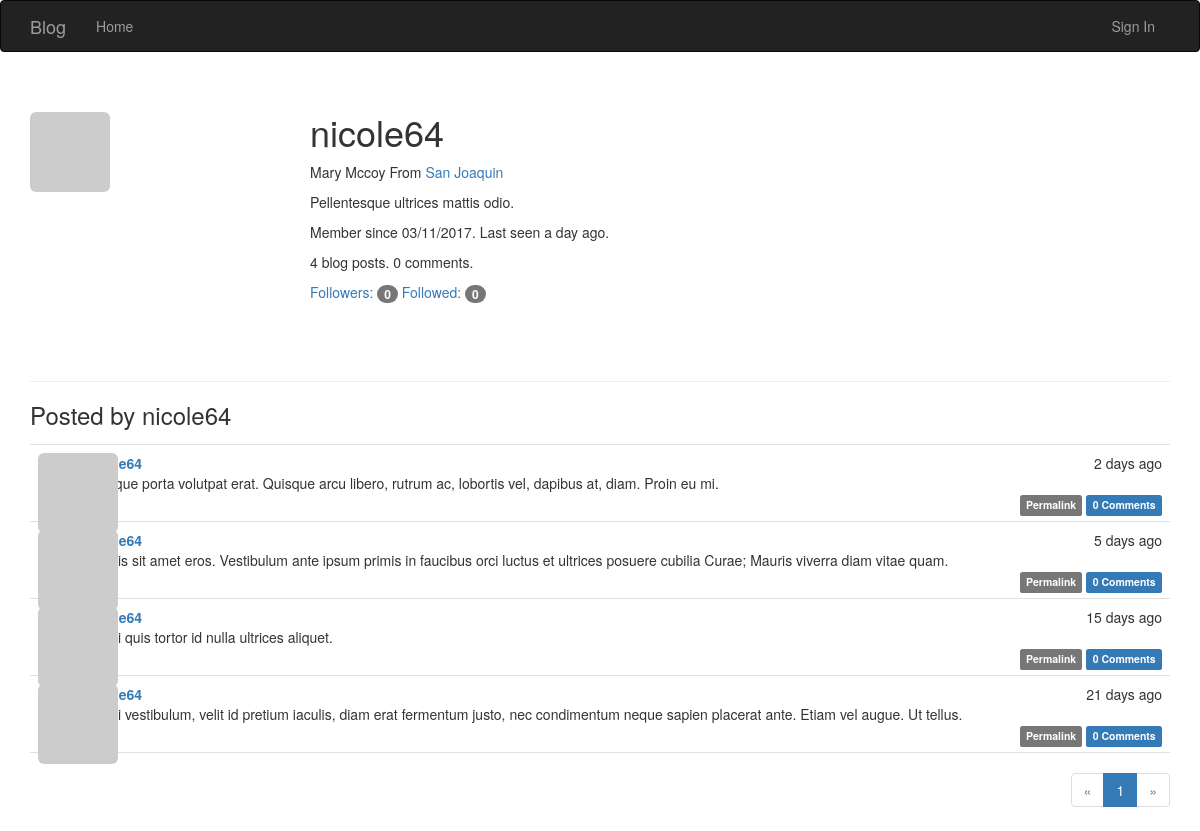
Screenshot of /user/nicole64 with the database file from the repository.
### app/models.py (models this page shows, shortened)
class User(UserMixin, db.Model):
	__tablename__ = 'users'
	id = db.Column(db.Integer, primary_key=True)
	email = db.Column(db.String(64), unique=True, index=True)
	username = db.Column(db.String(64), unique=True, index=True)
	password_hash = db.Column(db.String(128))
	role_id = db.Column(db.Integer, db.ForeignKey('roles.id'))
	confirmed = db.Column(db.Boolean, default=False)
	name = db.Column(db.String(64))
	location = db.Column(db.String(64))
	about_me = db.Column(db.Text())
	member_since = db.Column(db.DateTime(), default=datetime.utcnow)
	last_seen = db.Column(db.DateTime(), default=datetime.utcnow)
	posts = db.relationship('Post', backref='author', lazy='dynamic')
	followed = db.relationship('Follow',foreign_keys=[Follow.follower_id],
			backref=db.backref('follower',lazy='joined'),
			lazy='dynamic',cascade='all, delete-orphan')
	followers = db.relationship('Follow', foreign_keys=[Follow.followed_id],
			backref=db.backref('followed',lazy='joined'),
			lazy='dynamic',cascade='all, delete-orphan')
	comments = db.relationship('Comment',backref='author',lazy='dynamic')
	@property
	def password(self):
		raise AttributeError('password is not a readable attribute')
	def gravatar(self,size=100,default='identicon', rating='g'):
		if request.is_secure:
			url = 'https://secure.gravatar.com/avatar'
		else:
			url = 'http://gravatar.com/avatar'
		hash = hashlib.md5(self.email.encode('utf-8')).hexdigest()
		return '{url}/{hash}?s={size}&d={default}&r={rating}'.format(
			url=url,hash=hash,size=size,default=default,rating=rating)

class Post(db.Model):
	__tablename__='posts'
	id = db.Column(db.Integer, primary_key=True)
	body = db.Column(db.Text)
	body_html = db.Column(db.Text)
	timestamp = db.Column(db.DateTime, index=True, default=datetime.utcnow)
	author_id = db.Column(db.Integer, db.ForeignKey('users.id'))
	comments = db.relationship('Comment',backref='post',lazy='dynamic')

### app/main/views.py (the view)
@main.route('/user/<username>')
def user(username):
	user = User.query.filter_by(username=username).first_or_404()
	page = request.args.get('page',1,type=int)
	pagination = user.posts.order_by(Post.timestamp.desc()).paginate(
			page, per_page=current_app.config['POSTS_PER_PAGE'], error_out=False)
	posts = pagination.items
	return render_template('user.html',user=user,posts=posts, pagination=pagination)

### app/auth/views.py (called while the page is built)
@auth.before_app_request #在全局的所有request之前，判断如果1.用户登录2.且未确认3.且请求的端点不在auth蓝本中,则强制跳转到unconfirm界面
def before_request():
	if current_user.is_authenticated:
		current_user.ping()
		if not current_user.confirmed \
			and request.endpoint \
			and request.endpoint[:5]!= 'auth.'\
			and request.endpoint != 'static':
			return redirect(url_for('auth.unconfirmed'))

### app/main/__init__.py (called while the page is built)
@main.app_context_processor #Permission类加入全局上下文卡，在所有模板中都可以全局访问
def inject_perssions():
	return dict(Permission=Permission)

### app/models.py (called while the page is built)
	def can(self,permissions):
		return False

	def is_administrator(self):
		return False

### app/templates/user.html (shortened to what this page needs)
{% extends "base.html" %}
{% import "_macros.html" as macros %}
{% block page_content %}
<div class="page-header">
    <img class="img-rounded profile-thumbnail" src="{{user.gravatar(size=256)}}">
    <div class="profile-header">
        <h1>{{ user.username }}</h1>
        {% if user.name or user.location %}
        <p>
            {% if user.name %}{{ user.name }}{% endif %}
            {% if user.location %}
                From <a href="http://maps.google.com/?q={{ user.location }}">{{ user.location }}</a>
            {% endif %}
        </p>
        {% endif %}
        {% if user.about_me %}<p>{{ user.about_me }}</p>{% endif %}
        <p>Member since {{ moment(user.member_since).format('L') }}. Last seen {{ moment(user.last_seen).fromNow() }}.</p>
        <p>{{user.posts.count()}} blog posts. {{ user.comments.count() }} comments.</p>
        <p>
            <a href="{{url_for('.followers', username=user.username)}}">Followers: <span class="badge">{{user.followers.count() -1}}</span></a>
            <a href="{{url_for('.followed_by', username=user.username)}}">Followed: <span class="badge">{{user.followed.count() -1}}</span></a>
        </p>
    </div>
</div>
<h3>Posted by {{user.username}}</h3>
{% include '_posts.html'%}
{% if pagination %}
<div class="pagination">
    {{ macros.pagination_widget(pagination, '.user', username=user.username) }}
</div>
{% endif %}
{% endblock %}

### app/templates/_posts.html (shortened to what this page needs)
<ul class="posts">
    {% for post in posts %}
    <li class="post">
        <div class="post-thumbnail">
            <a href="{{ url_for('.user', username=post.author.username) }}">
                <img class="img-rounded profile-thumbnail" src="{{ post.author.gravatar(size=40) }}">
            </a>
        </div>
        <div class="post-content">
            <div class="post-date">{{ moment(post.timestamp).fromNow() }}</div>
            <div class="post-author"><a href="{{ url_for('.user', username=post.author.username) }}">{{ post.author.username }}</a></div>
            <div class="post-body">
                {% if post.body_html%}
                {{post.body_html | safe}}
                {% else %}
                {{post.body}}
                {% endif %}
            </div>
            <div class="post-footer">
                <a href="{{url_for('.post',id=post.id)}}">
                    <span class="label label-default">Permalink</span>
                </a>
                <a href="{{url_for('.post',id=post.id)}}#comments">
                    <span class="label label-primary">{{post.comments.count()}} Comments</span>
                </a>
            </div>
        </div>
    </li>
    {% endfor %}
</ul>

### app/static/style.css (style rules this page uses)
.profile-thumbnail { position: absolute; }
.profile-header { min-height: 260px; margin-left: 280px; }
ul.posts { list-style-type: none; padding: 0px; margin: 16px 0px 0px 0px; border-top: 1px solid #e0e0e0; }
ul.posts li.post { padding: 8px; border-bottom: 1px solid #e0e0e0; }
div.post-date { float: right; }
div.post-author { font-weight: bold; }
div.post-thumbnail { position: absolute; }
div.post-content { margin-left: 48px; min-height: 48px; }
div.pagination { width: 100%; text-align: right; padding: 0px; margin: 0px; }
div.post-footer { text-align: right; }

### rows the page displays
User: username "nicole64", name "Mary Mccoy", location "San Joaquin", about_me "Pellentesque ultrices mattis odio.", member_since "03/11/2017", last_seen "a day ago"
Post: timestamp "2 days ago", body "Quisque porta volutpat erat. Quisque arcu libero, rutrum ac, lobortis vel, dapibus at, diam. Proin eu mi.", comments.count "0"
Post: timestamp "5 days ago", body "Mauris sit amet eros. Vestibulum ante ipsum primis in faucibus orci luctus et ultrices posuere cubilia Curae; Mauris viverra diam vitae quam.", comments.count "0"
Post: timestamp "15 days ago", body "Morbi quis tortor id nulla ultrices aliquet.", comments.count "0"
Post: timestamp "21 days ago", body "Morbi vestibulum, velit id pretium iaculis, diam erat fermentum justo, nec condimentum neque sapien placerat ante. Etiam vel augue. Ut tellus.", comments.count "0"

### other values shown
{{ user.posts.count() }} "4"
{{ user.comments.count() }} "0"
{{ user.followers.count() -1 }} "0"
{{ user.followed.count() -1 }} "0"
{{ p }} "1"
